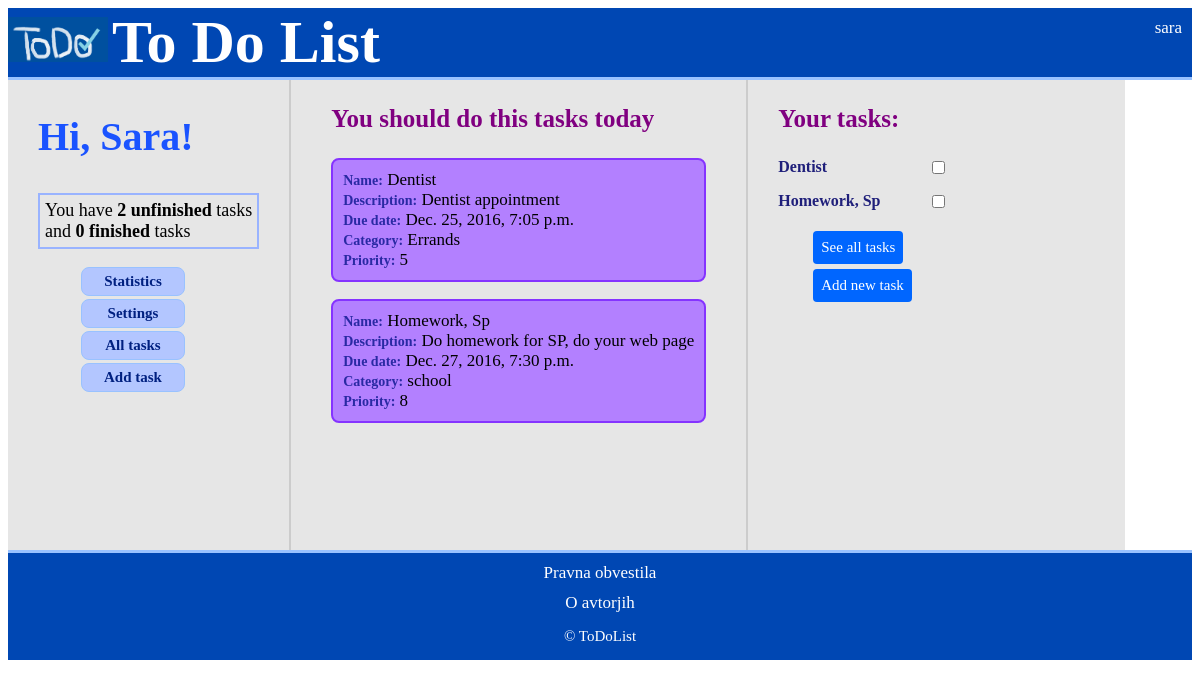
Screenshot of /toDo/profil/1/ (signed in) with the database file from the repository.
### toDo/models.py (models this page shows)
class Task(models.Model):
    PRIORITY = ((i,i) for i in range(1,11))
    name = models.CharField(max_length=100)
    due_date = models.DateTimeField( default=datetime.now )
    description = models.TextField()
    category = models.CharField(max_length=100)
    priority = models.IntegerField(choices = PRIORITY)
    finished = models.BooleanField(default=False)
    id_user = models.ForeignKey(User, on_delete=models.SET_NULL, null=True)

### toDo/views.py (the view)
# urls.py: url(r'^profil/(?P<user_id>[0-9]+)/$', views.profil, name='profil'),
def profil(request, user_id):
    context = {}
    context['user_id'] = user_id
    context['n_finished'] = len(Task.objects.filter(finished = True))
    context['n_unfinished'] = len(Task.objects.filter(finished = False))
    all_tasks = Task.objects.filter(id_user=user_id)
    if len(all_tasks) > 9:
        all_tasks = all_tasks[:9]
    context['all_tasks'] = all_tasks
    if len(all_tasks) <=3:
        important_tasks = all_tasks
    else:
        important_tasks = all_tasks.order_by('due_date')[:3]
    context['important_tasks'] = important_tasks
    return render(request,'toDo/profil.html', context)

### toDo/templates/toDo/profil.html (shortened to what this page needs)
{% load static %}
<!DOCTYPE html>
<html>
   <head>
	  <link rel="stylesheet" href="{% static 'toDo/profil.css' %}">
   </head>
   <body>
	<header>
		<a href="index.html" class="logo"><img src="images/logo.png" alt="logo" width="100"/></a>
		<span class="header-name">To Do List</span>
		{% if user.is_authenticated %}
			<div class="header-links"><a href="profil.html" > {{ user.username }} </a></div>
			<div class="header-links"><a href="{% url 'logout' %}" > Log Out </a></div>
		{% endif %}
	</header>
	<div class="main">
		<section class="profil">
			<h2> Hi, Sara! </h2>
			<p class="stat"> You have <span class="number"> {{n_unfinished}} unfinished</span> tasks
			<br> and <span class="number">{{n_finished}} finished</span> tasks </p>
			<nav>
				<ul>
					<li><a href="statistics.html">Statistics</a></li>
					<li><a href="settings.html">Settings</a></li>
					<li><a href="{% url 'allTasks' user_id %}">All tasks</a></li>
					<li><a href="newTask.html">Add task</a></li>
				</ul>
			</nav>
		</section>
		<section class="importantTasks">
			<h3> You should do this tasks today </h3>
			{% for task in important_tasks %}
			<p class="important"><span>Name:</span> {{task.name}}
				<br><span>Description:</span> {{ task.description }}
				<br><span>Due date:</span> {{ task.due_date}}
				<br><span>Category:</span> {{task.category}}
				<br><span>Priority:</span>  {{task.priority}}
			</p>
			{% endfor %}
		</section>
		<section class="tasks">
			<h3> Your tasks: </h3>
			{% for task in all_tasks %}
				<input type="checkbox"/><p class ="taskCB"> {{task.name }}</p>
			{% endfor %}
			<div class="buttons">
				<form action="allTasks.html">
					<button type="submit" name="tasks" >See all tasks</button>
				</form>
				<form action="newTask.html">
					<button type="submit" name="newTask">Add new task</button>
				</form>
			</div>
		</section>
	</div>
	<footer>
		<a href="legal.html">Pravna obvestila</a>
		<a href="authors.html">O avtorjih</a>
        <p>&copy; ToDoList</p>
    </footer>
	</body>
</html>

### toDo/static/toDo/profil.css (style rules this page uses)
footer { background:#0047b3; border-top: 3px solid #99c2ff; display: flex; flex-flow: column; text-align: center; }
footer a { text-decoration:none; color: white; font-size:17px; font-family: Verdana; padding-top: 10px; }
footer p { color: white; font-size:15px; font-family: Verdana; }
header { background: #0047b3; border-bottom: 3px solid #99c2ff; }
.header-links { float:right; clear:right; padding-right: 10px; padding-top: 10px; }
.header-links a { text-decoration:none; color: white; font-size:17px; font-family: Verdana; }
.header-name { font-family: "Bradley Hand ITC"; font-weight: bold; font-size: 60px; color:white; }
.main { flex-flow:column; display:flex; background:#e6e6e6; min-height:470px; }
@media screen
  and (min-width: 650px) { .main { flex-flow:row; } }
h3 { font-family: "Bradley Hand ITC"; font-weight: bold; font-size: 25px; color:purple; }
.profil { padding: 0px 30px; }
.profil nav { max-width:150px; }
.profil nav li { display:block; background:#b3c6ff; font-size:15px; text-align: center; padding: 5px; margin: 3px; border: 1px solid #99c2ff; border-radius: 8px; }
.profil nav li a { text-decoration: none; font-family: Verdana; font-weight: bold; color: #002080; }
.profil h2 { font-family: "Bradley Hand ITC"; font-size:40px; font-weight:bold; color:#1a53ff }
.stat { font-size:18px; border: 2px solid #99b3ff; padding: 5px; }
.number { font-weight:bold; }
.importantTasks { border-right: 2px solid #cccccc; border-left: 2px solid #cccccc; padding: 0px 40px; }
.importantTasks p { display:block; background:#b380ff; border-radius: 8px; border: 2px solid #8533ff; font-size:17px; padding:10px; }
.importantTasks p span { font-size: 14px; font-weight: bold; font-family: Verdana; color: #2929a3; }
.tasks { padding-left: 30px; }
.taskCB { font-size:16px; font-weight: bold; color:#1f1f7a; font-family: Verdana; min-width: 170px; }
.tasks input[type="checkbox"] { float:right; }
button { border-radius: 4px; background-color: #0066ff; border: none; color: white; padding: 8px; text-align: center; font-size: 15px; font-family: Verdana; margin-left: 35px; margin-top: 5px; }
.buttons { display:flex; flex-flow: column; max-width: 300px; }

### rows the page displays
Task: name "Dentist", description "Dentist appointment", due_date "Dec. 25, 2016, 7:05 p.m.", category "Errands", priority "5"
Task: name "Homework, Sp", description "Do homework for SP, do your web page", due_date "Dec. 27, 2016, 7:30 p.m.", category "school", priority "8"

### other values shown
{{ user.username }} "sara"
{{ n_unfinished }} "2"
{{ n_finished }} "0"
